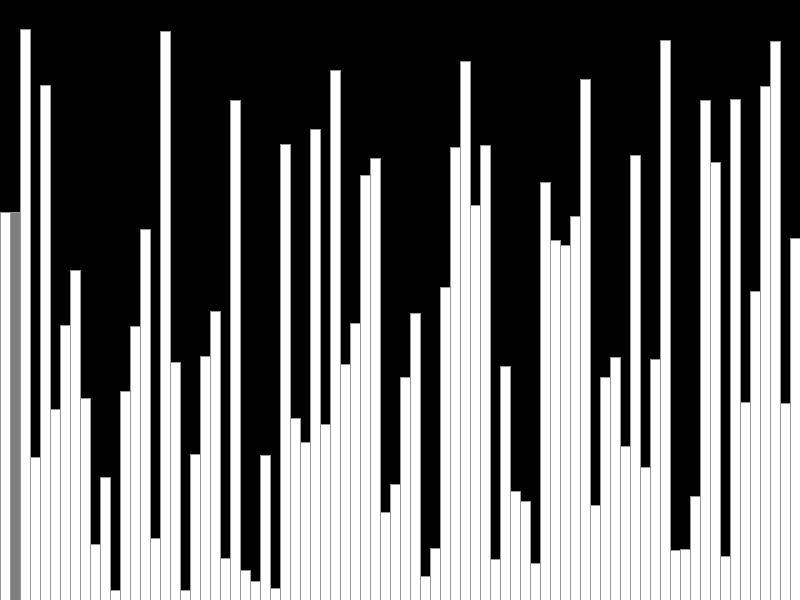
Frame 1 (no input)
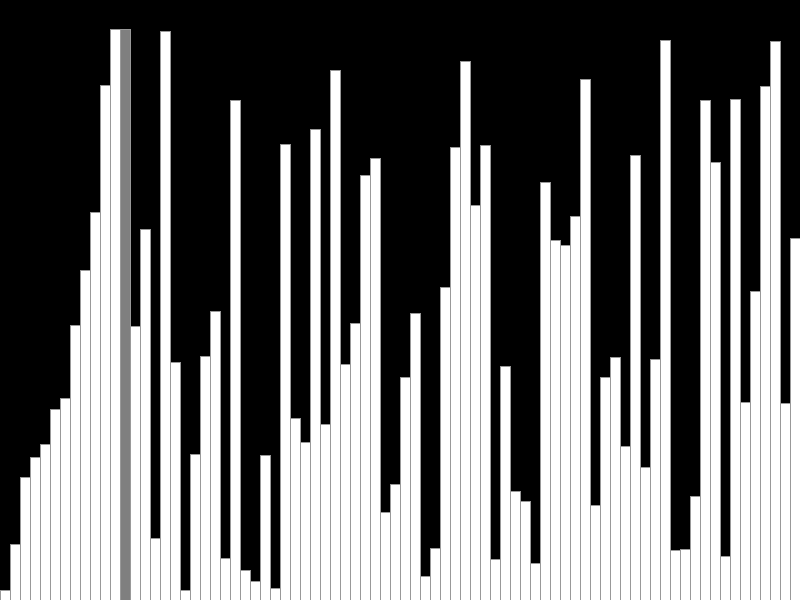
Frame 60 (the mouse pressed at the canvas centre just before this capture)
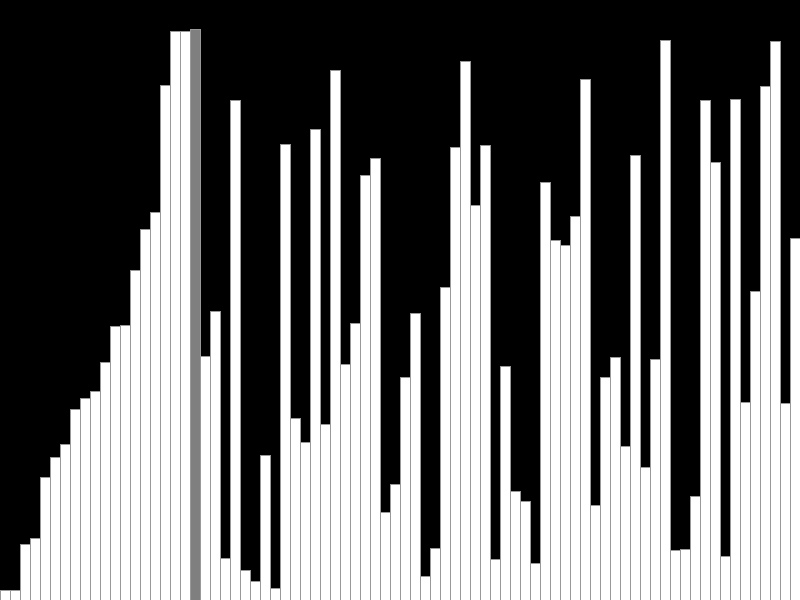
Frame 120 (the mouse held since frame 60 and released just before this capture)

The Processing sketch that drew these frames (run headless with seeded random() and noise(); from frame 60 on, the mouse is pressed at the canvas centre):

// Processing sketch: InsertionSortVisualization
// ── InsertionSortVisualization.pde
float values[];

void setup(){
  size(800, 600);
  background(0);
  colorMode(RGB);
  frameRate(240);
  values = new float[width/10];
  for(int i = 0; i < values.length; i++){
    values[i] = random(height);
  }
}

int i  = 1;
int j = i - 1;
float temp;
int colorFill;

void draw(){
  background(0);
  if(i < values.length){
    if(j == i-1){
      temp = values[i];
    }
    System.out.println(temp);
    if(j >= 0 && values[j] > temp){
      values[j +1] = values[j];
      //swap(values, j+1, j);
      j--;
    }else{
      values[j+1] = temp;
      i++;
      j = i - 1;
      System.out.println("++");
    }
  }else{
    System.out.println("Ordinato");
    noLoop();
  }
  
  

  
  
  for(int i = 0; i < values.length; i++){
    if(this.i == i){
      colorFill = 127;
    }else{
      colorFill = 255;
    }
    bar(i*10, values[i], colorFill);
  }
}

void swap(float v[], int i, int j){
  float app = v[i];
  v[i] = v[j];
  v[j] = app;
}

void bar(int x, float value, int colorFill){
  fill(colorFill);
  stroke(153);
  rect(x, height - value, 10, value);
}
